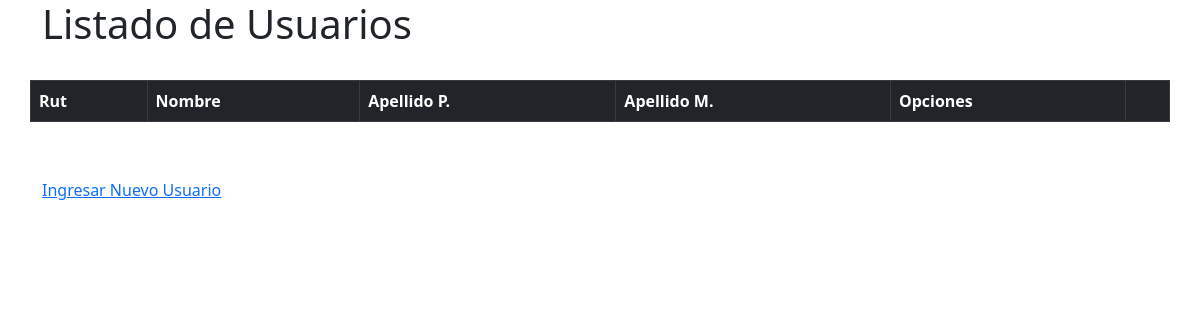
/usuariosList, run on an earlier commit of the app's database.
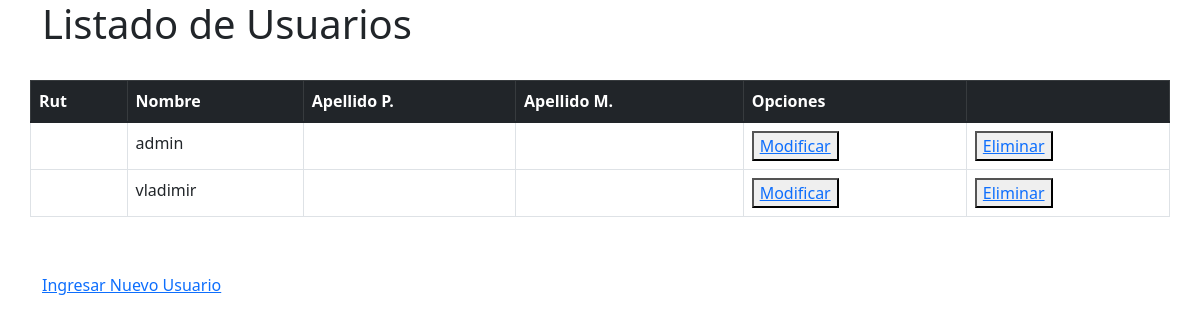
And on a later commit of the database.
### venta/models.py (models this page shows, shortened)
class Usuario(models.Model):
    idUser          = models.AutoField(db_column='idUser', primary_key=True)
    nombre          = models.CharField(max_length=20)
    email           = models.EmailField(unique=True, max_length=100, blank=True, null=True)
    telefono        = models.CharField(max_length=45)

### venta/views.py (the view)
# urls.py: path('usuariosList', views.usuariosList, name='usuariosList'),
def usuariosList(request):
    usuarios= Usuario.objects.all()
    contexto={
        'usuarios': usuarios
    }
    return render(request, 'venta/usuariosList.html', contexto)

### venta/context_processor.py (called while the page is built)
def cart_total_amount(request):
    total = 0
    FprecioC = 0
    if request.user.is_authenticated:
        for key, value in request.session['carrito'].items():
            total = total + (float(value['price']) * value['quantity'])
            FprecioC= int(total)
    return {'cart_total_amount': FprecioC}

### venta/templates/venta/usuariosList.html (shortened to what this page needs)
{% load static %}
<!DOCTYPE html>
<html lang="en">
<head>
    <link href="https://cdn.jsdelivr.net/npm/bootstrap@5.1.3/dist/css/bootstrap.min.css" rel="stylesheet"
>
</head>
<body>
    <div class="container">
        <div class="row">
            <h1>Listado de Usuarios</h1>
        </div>
        <br>
        <div class="row mb-3">
            <table class="table table-bordered" id="usuarios">
                <thead class="table-dark">
                    <tr>
                        <th scope="col">Rut</th>
                        <th scope="col">Nombre</th>
                        <th scope="col">Apellido P.</th>
                        <th scope="col">Apellido M.</th>
                        <th scope="col">Opciones</th>
                        <th scope="col"></th>
                    </tr>
                </thead>
                {% for auxUser in usuarios%}
                <tr>
                    <td>{{auxUser.rut}}</td>
                    <td>{{auxUser.nombre}}</td>
                    <td>{{auxUser.apellido_paterno}}</td>
                    <td>{{auxUser.apellido_materno}}</td>
                    <td><button type="button"><a href="{% url 'usuariosEdit' pk=auxUser.rut %}">Modificar</a></button></td>
                    <td><button type="button"><a href="{% url 'usuariosDel' pk=auxUser.rut %}">Eliminar</a></button></td>
                </tr>
                {% endfor %}
            </table>
        </div>
        <br>
        <div class="row">
            <a href="{% url 'usuariosAdd' %}">Ingresar Nuevo Usuario</a>
        </div>
    </div>
</body>
</html>

What changed in the data, as far as the page shows it:
added Usuario: nombre "admin"
added Usuario: nombre "vladimir"
